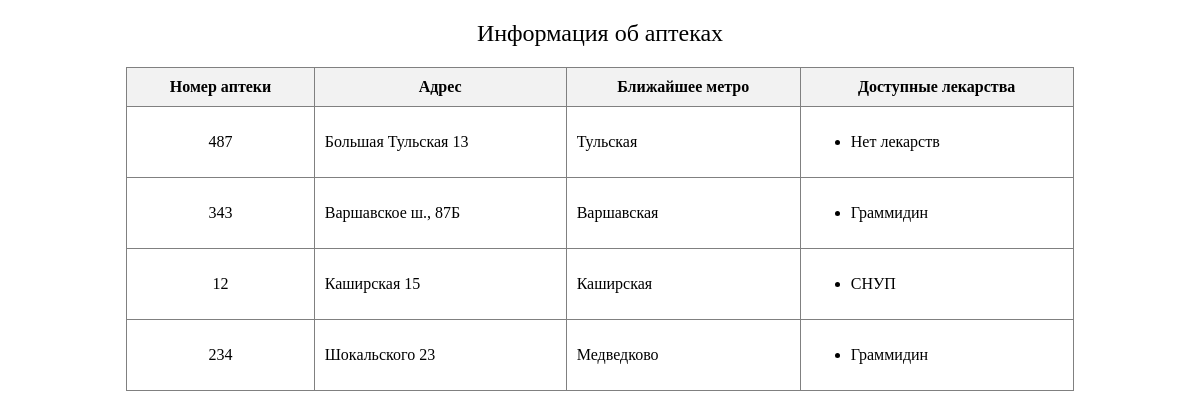
The app's page /pharmacy, older data.
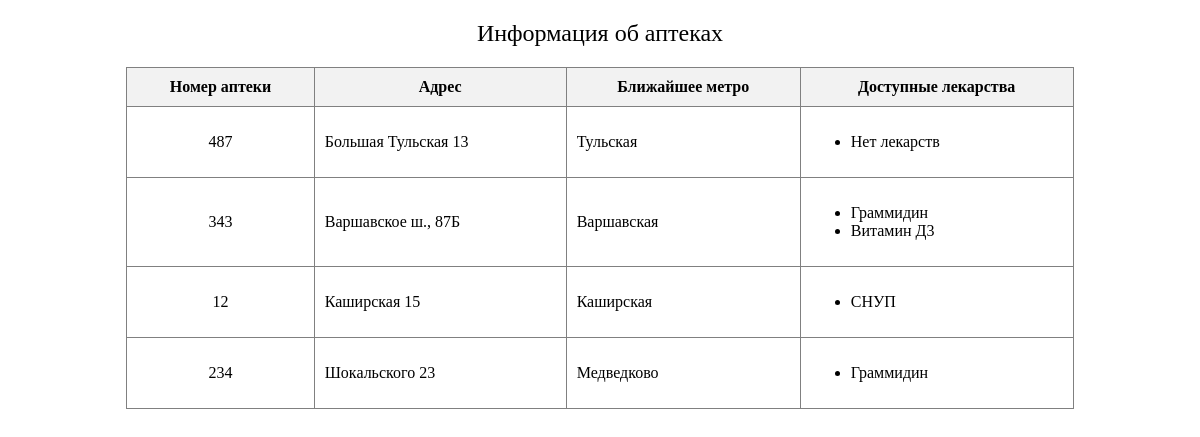
The same page, newer data.
### stockinfo/models.py (models this page shows, shortened)
class Medicine(models.Model):
    name = models.CharField(max_length=255, verbose_name='Название лекарства')
    dosage = models.CharField(max_length=255, verbose_name='Дозировка')
    quantity = models.IntegerField(verbose_name='Количество')
    manufacturer = models.CharField(max_length=255, verbose_name='Производитель')
    prescription_required = models.CharField(max_length=255, verbose_name='Условия отпуска')
    category = models.CharField(max_length=255, verbose_name='Категория')
    price = models.FloatField(null=True, blank=True, verbose_name='Цена')
    class Meta:
        verbose_name_plural = 'Лекарства'
        verbose_name = 'Лекарство'
        ordering = ['name']

### stockinfo/views.py (the view)
# urls.py: path('pharmacy', views.pharmacies1),
def pharmacies1(request):
    pharmacies_list = Pharmacy.objects.all()
    for pharmacy in pharmacies_list:
        pharmacy_medicines = Stock.objects.filter(pharmacy=pharmacy).select_related('medicine')
        pharmacy.medicines = [stock.medicine.name for stock in pharmacy_medicines]
    return render(request, "stockinfo/pharmacy2.html", {
        'var_ph': pharmacies_list,
    })

### stockinfo/templates/stockinfo/pharmacy2.html (shortened to what this page needs)
<!DOCTYPE html>
<html lang="ru">
<head>
</head>
<body>
    <div align="center" style="font-size: 24px; margin: 20px 5px">Информация об аптеках</div>
    <table align="center" border="1" cellpadding="10" cellspacing="0" style="border-collapse: collapse; width: 80%;">
        <thead>
            <tr>
                <th style="background-color: #f2f2f2;">Номер аптеки</th>
                <th style="background-color: #f2f2f2;">Адрес</th>
                <th style="background-color: #f2f2f2;">Ближайшее метро</th>
                <th style="background-color: #f2f2f2;">Доступные лекарства</th>
            </tr>
        </thead>
        <tbody>
            {% for pharmacy in var_ph %}
                <tr>
                    <td align="center">{{ pharmacy.number }}</td>
                    <td>{{ pharmacy.address }}</td>
                    <td>{{ pharmacy.metro_station }}</td>
                    <td>
                        <ul>
                            {% for medicine in pharmacy.medicines %}
                                <li>{{ medicine }}</li>
                            {% empty %}
                                <li>Нет лекарств</li>
                            {% endfor %}
                        </ul>
                    </td>
                </tr>
            {% endfor %}
        </tbody>

Row changes from the older to the newer data that the page shows:
added Medicine: medicines "Витамин Д3"
